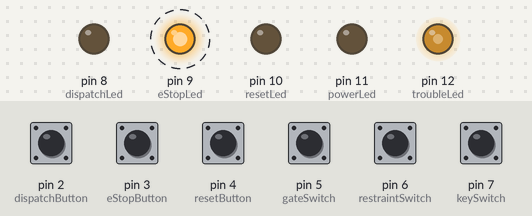
Simulated run of this sketch. Board: Arduino Uno, built with avr-gcc and run on an emulated ATmega328P. Parts: output pins drawn as LEDs (lit = HIGH). Dashed ring = blinking. The test bench sets the inputs (shaded band); at power-on: pin 2 (dispatchButton), pin 3 (eStopButton), pin 4 (resetButton), pin 5 (gateSwitch), pin 6 (restraintSwitch), pin 7 (keySwitch) HIGH. What the sketch prints to the serial monitor is not drawn.

Above: at 1.2 s.
1.3 s: pin 2 (dispatchButton) pulled LOW for 0.15 s
At 1.4 s:
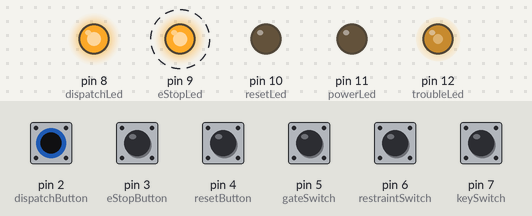
4.3 s: pin 4 (resetButton) pulled LOW for 0.15 s
At 4.42 s:
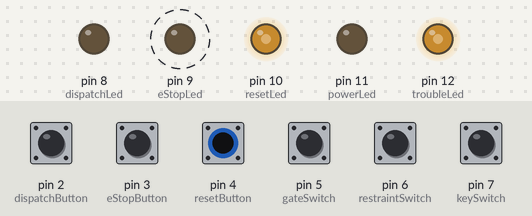
7.3 s: pin 7 (keySwitch) pulled LOW for 0.15 s
At 7.42 s:
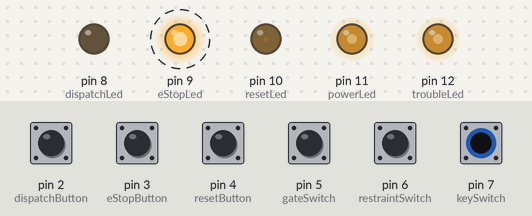
10.3 s: pin 3 (eStopButton) pulled LOW for 0.15 s
At 11.8 s:
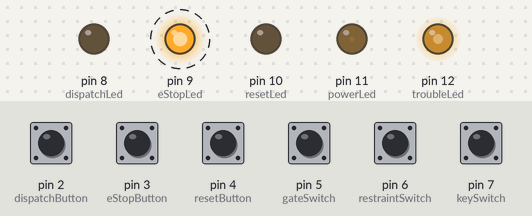
13.4 s: pin 2 (dispatchButton) pulled LOW for 1 s
At 13.8 s:
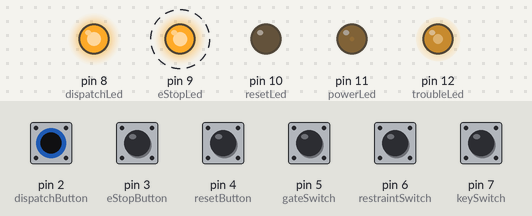
16.4 s: pin 4 (resetButton) pulled LOW for 1 s
At 19.6 s:
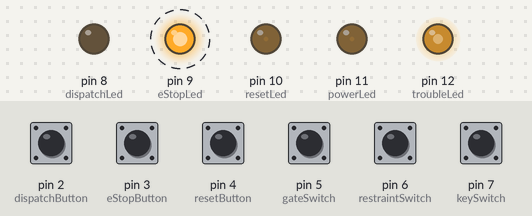
Timing chart, 0 to 20.4 s (numbered marks = the images above; inputs shaded):
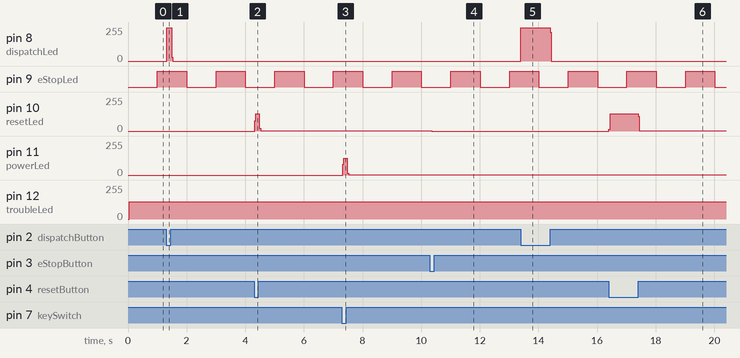

Measured:
- after the input at 1.3 s, pin 8 (dispatchLed): 0/255 → 249/255 at once, → 0/255 0.16 s later
- after the input at 4.3 s, pin 10 (resetLed): 0/255 → 128/255 at once, → 1/255 0.16 s later
- after the input at 7.3 s, pin 11 (powerLed): 0/255 → 126/255 at once, → 1/255 0.16 s later
- after the input at 10.3 s, pin 10 (resetLed): 1/255 → 0/255 after 0.07 s
- after the input at 13.4 s, pin 8 (dispatchLed): 0/255 → 251/255 at once, → 0/255 1.0 s later
- after the input at 16.4 s, pin 10 (resetLed): 0/255 → 129/255 at once, → 1/255 1.0 s later
- by itself, pin 9 (eStopLed): alternates HIGH for 1.0 s and LOW for 1.0 s

The sketch:

ControlPanelV1.ino
```cpp
// constants used here to set pin numbers:
const int dispatchButton = 2;
const int eStopButton = 3;
const int resetButton = 4;
const int gateSwitch = 5;
const int restraintSwitch = 6;
const int keySwitch = 7;
const int dispatchLed = 8;
const int eStopLed = 9;
const int resetLed = 10;
const int powerLed = 11;
const int troubleLed = 12;
// PIN 13

// variables will change:
int dispatchButtonState = 0;
int eStopButtonState = 0;
int resetButtonState = 0;
int gateSwitchState = 0;
int restraintSwitchState = 0;
int keySwitchState = 0;

boolean noLimitsStarted = false;

boolean gatesOpen = false;
boolean restraintsOpen = false;

boolean dispatchPressed = false;
boolean resetPressed = false;
boolean eStopPressed = false;
boolean eStopSent = false;
boolean gateSwitchTurned = false;
boolean restraintSwitchTurned = false;
boolean powerOn = false;

//Blinking led setup:
//stores last time LED was updated
long previousMillis = 0;
//intervals
long longInterval = 1000;
long shortInterval = 500;


void setup() {
  //initialize the serial port
  Serial.begin(9600);
  // initialize the LED pin as an output:
  pinMode(dispatchLed, OUTPUT);
  pinMode(eStopLed, OUTPUT);
  pinMode(resetLed, OUTPUT);
  pinMode(powerLed, OUTPUT);
  pinMode(troubleLed, OUTPUT);
  // initialize the pushbutton pin as an input:
  pinMode(dispatchButton, INPUT);
  pinMode(eStopButton, INPUT);
  pinMode(resetButton, INPUT);
  pinMode(gateSwitch, INPUT);
  pinMode(restraintSwitch, INPUT);
  pinMode(keySwitch, INPUT);

  //initialize the buttonPin as output
  digitalWrite(dispatchButton, HIGH);
  digitalWrite(eStopButton, HIGH);
  digitalWrite(resetButton, HIGH);
  digitalWrite(gateSwitch, HIGH);
  digitalWrite(restraintSwitch, HIGH);
  digitalWrite(keySwitch, HIGH);

}

void loop(){
  // read the state of the pushbutton value:
  dispatchButtonState = digitalRead(dispatchButton);
  eStopButtonState = digitalRead(eStopButton);
  resetButtonState = digitalRead(resetButton);
  gateSwitchState = digitalRead(gateSwitch);
  restraintSwitchState = digitalRead(restraintSwitch);
  keySwitchState = digitalRead(keySwitch);

  unsigned long currentMillis = millis();
  //////////////////////////////////////////////////////
  //             Lighting Effects                     //
  //////////////////////////////////////////////////////
  //if e-stop is pressed:
  if(eStopPressed == true)  {
    digitalWrite(dispatchLed,LOW);
    if(currentMillis - previousMillis > longInterval) {
      // save the last time you blinked the LED
      previousMillis = currentMillis;

      // if the e-stop is in down position:
      if (eStopButtonState == LOW){
        digitalWrite(eStopLed, HIGH);
      }
      else {
        if(digitalRead(eStopLed) == LOW){
          digitalWrite(eStopLed, HIGH);
        }
        else{
          digitalWrite(eStopLed, LOW);
        }
      }
    }
    if(digitalRead(troubleLed) == LOW)  {
      digitalWrite(troubleLed, HIGH);
      digitalWrite(powerLed, HIGH);
      if(eStopButtonState == HIGH){
        digitalWrite(resetLed, HIGH);
      }
    }
    else {
      digitalWrite(troubleLed, LOW);
      digitalWrite(powerLed, LOW);
      if(eStopButtonState == HIGH){
        digitalWrite(resetLed, LOW);
      }
    }
  }

  if(gatesOpen == false && restraintsOpen == false && eStopPressed == false) {
    if(currentMillis - previousMillis > longInterval) {
      previousMillis = currentMillis;

      if (digitalRead(dispatchLed) == LOW)
        digitalWrite(dispatchLed, HIGH);
      else
        digitalWrite(dispatchLed, LOW);
    }
  }


  //BUTTONS AND SWITCHES\\/\/\/\/\/\/\/\/\/\/\/\/\/\/\/\


  if(keySwitchState == LOW){
    if(eStopPressed == false){
      if(powerOn == false){
      digitalWrite(powerLed, HIGH);
      powerOn = true;
      }
      else if(noLimitsStarted == false && resetButtonState == LOW && dispatchButtonState == LOW) {
        Serial.println("#S|STARTNOLIM|[]#");
        noLimitsStarted = true;
        for(int i=0;i<=3;i++){
          // Blink all lights
          delay(shortInterval);
          digitalWrite(powerLed, LOW);
          delay(shortInterval);
          digitalWrite(powerLed, HIGH);
        }
      }
    }
  }
  else{
    digitalWrite(powerLed, LOW);
    eStopPressed = true;
  }

  //dispatch button
  if (dispatchButtonState == LOW) {
    digitalWrite(dispatchLed, HIGH);
    if(dispatchPressed == false){
      //send dispatch key
      Serial.print("#S|SENDK|[{ENTER}]#");
      dispatchPressed = true;
    }
  }
  else  {
    dispatchPressed = false;
  }

  //reset button
  if (resetButtonState == LOW) {
    if(eStopPressed == true){
      if(digitalRead(eStopButtonState) == HIGH){
        digitalWrite(resetLed, HIGH);
        digitalWrite(powerLed, HIGH);
        digitalWrite(troubleLed, LOW);
        if(resetPressed == false) {
          Serial.print("#S|SENDK|[{F12}]#");
          resetPressed = true;
          eStopPressed = false;
          eStopSent = false;
        }
      }
    }
    else if(resetButtonState == LOW && restraintSwitchState == LOW && gateSwitchState == LOW){
      Serial.print("#S|SENDK|[{F11}]#");
    }
  }
  else {
    resetPressed = false;
    digitalWrite(resetLed, LOW);
  }

  //E-Stop
  if(eStopButtonState == LOW){
    eStopPressed = true;
    if(eStopSent == false) {
      Serial.print("#S|SENDK|[{F12}]#");
      eStopSent = true;
    }
  }

  //Gate Toggle Switch
  if(gateSwitchState == LOW){
    if(gatesOpen == false){
      Serial.print("#S|SENDK|[{F10}]#");
      gatesOpen = true;
    }
  }
  else {
    if(gatesOpen == true){
      Serial.print("#S|SENDK|[{F10}]#");
      gatesOpen = false;
    }
  }

  //RESTRAINT SWITCH
  if(restraintSwitchState == LOW){
    if(restraintsOpen == false){
      Serial.print("#S|SENDK|[{F9}]#");
      restraintsOpen = true;
    }
  }
  else {
    if(restraintsOpen == true){
      Serial.print("#S|SENDK|[{F9}]#");
      restraintsOpen = false;
    }
  }

  delay(1);
}
```
